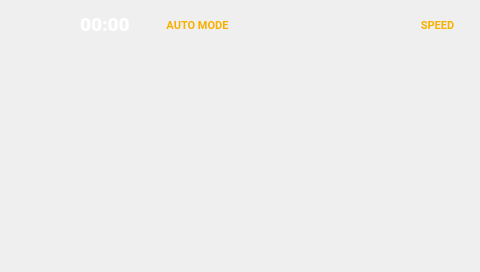
<?xml version="1.0" encoding="UTF-8"?>
<ui version="4.0">
 <class>MainWindow</class>
 <widget class="QMainWindow" name="MainWindow">
  <property name="geometry">
   <rect>
    <x>0</x>
    <y>0</y>
    <width>480</width>
    <height>272</height>
   </rect>
  </property>
  <property name="sizePolicy">
   <sizepolicy hsizetype="Fixed" vsizetype="Fixed">
    <horstretch>0</horstretch>
    <verstretch>0</verstretch>
   </sizepolicy>
  </property>
  <property name="windowTitle">
   <string notr="true">MainWindow</string>
  </property>
  <widget class="QWidget" name="centralwidget">
   <widget class="QWidget" name="title" native="true">
    <property name="geometry">
     <rect>
      <x>0</x>
      <y>0</y>
      <width>480</width>
      <height>49</height>
     </rect>
    </property>
    <property name="sizePolicy">
     <sizepolicy hsizetype="Fixed" vsizetype="Fixed">
      <horstretch>0</horstretch>
      <verstretch>0</verstretch>
     </sizepolicy>
    </property>
    <property name="font">
     <font>
      <pointsize>1</pointsize>
     </font>
    </property>
    <property name="styleSheet">
     <string notr="true">background-image: url(:/title_background/png/title/rectangle.png);</string>
    </property>
    <property name="inputMethodHints">
     <set>Qt::ImhNone</set>
    </property>
    <layout class="QGridLayout" name="gridLayout">
     <property name="rightMargin">
      <number>5</number>
     </property>
     <property name="horizontalSpacing">
      <number>5</number>
     </property>
     <item row="0" column="6">
      <widget class="MyToolButton" name="volume">
       <property name="enabled">
        <bool>true</bool>
       </property>
       <property name="styleSheet">
        <string notr="true">QToolButton{background-color: transparent; border:0; color : white}</string>
       </property>
       <property name="inputMethodHints">
        <set>Qt::ImhNone</set>
       </property>
       <property name="icon">
        <iconset>
         <activeoff>:/sound/png/title/spot-icons-sound-inactive.png</activeoff>
         <activeon>:/sound/png/title/spot-icons-sound-active.png</activeon>
        </iconset>
       </property>
       <property name="iconSize">
        <size>
         <width>24</width>
         <height>18</height>
        </size>
       </property>
       <property name="checkable">
        <bool>true</bool>
       </property>
       <property name="popupMode">
        <enum>QToolButton::InstantPopup</enum>
       </property>
       <property name="toolButtonStyle">
        <enum>Qt::ToolButtonIconOnly</enum>
       </property>
      </widget>
     </item>
     <item row="0" column="4">
      <widget class="MyToolButton" name="wifi">
       <property name="enabled">
        <bool>true</bool>
       </property>
       <property name="styleSheet">
        <string notr="true">QToolButton{background-color: transparent; border:0; color : white}</string>
       </property>
       <property name="inputMethodHints">
        <set>Qt::ImhNone</set>
       </property>
       <property name="icon">
        <iconset>
         <activeoff>:/wifi/png/title/spot-icons-wifi-inactive.png</activeoff>
         <activeon>:/wifi/png/title/spot-icons-wifi-active.png</activeon>
        </iconset>
       </property>
       <property name="iconSize">
        <size>
         <width>24</width>
         <height>18</height>
        </size>
       </property>
       <property name="checkable">
        <bool>true</bool>
       </property>
       <property name="popupMode">
        <enum>QToolButton::InstantPopup</enum>
       </property>
       <property name="toolButtonStyle">
        <enum>Qt::ToolButtonIconOnly</enum>
       </property>
      </widget>
     </item>
     <item row="0" column="0">
      <widget class="QLabel" name="logo">
       <property name="text">
        <string/>
       </property>
       <property name="pixmap">
        <pixmap resource="title.qrc">:/logo/png/title/logo.png</pixmap>
       </property>
       <property name="scaledContents">
        <bool>true</bool>
       </property>
      </widget>
     </item>
     <item row="0" column="10">
      <widget class="QToolButton" name="test_mode">
       <property name="enabled">
        <bool>true</bool>
       </property>
       <property name="sizePolicy">
        <sizepolicy hsizetype="Preferred" vsizetype="Preferred">
         <horstretch>0</horstretch>
         <verstretch>0</verstretch>
        </sizepolicy>
       </property>
       <property name="font">
        <font>
         <family>Roboto</family>
         <pointsize>8</pointsize>
         <weight>75</weight>
         <bold>true</bold>
         <kerning>false</kerning>
        </font>
       </property>
       <property name="styleSheet">
        <string notr="true">QToolButton{background-color: transparent; border:0; color : rgb(248,176,0)}</string>
       </property>
       <property name="inputMethodHints">
        <set>Qt::ImhNone</set>
       </property>
       <property name="text">
        <string>SPEED</string>
       </property>
       <property name="iconSize">
        <size>
         <width>24</width>
         <height>18</height>
        </size>
       </property>
       <property name="checkable">
        <bool>true</bool>
       </property>
       <property name="checked">
        <bool>false</bool>
       </property>
       <property name="popupMode">
        <enum>QToolButton::InstantPopup</enum>
       </property>
       <property name="toolButtonStyle">
        <enum>Qt::ToolButtonIconOnly</enum>
       </property>
      </widget>
     </item>
     <item row="0" column="3">
      <widget class="MyToolButton" name="help">
       <property name="enabled">
        <bool>true</bool>
       </property>
       <property name="font">
        <font>
         <kerning>true</kerning>
        </font>
       </property>
       <property name="styleSheet">
        <string notr="true">QToolButton{background-color: transparent; border:0; color : white}</string>
       </property>
       <property name="inputMethodHints">
        <set>Qt::ImhNone</set>
       </property>
       <property name="icon">
        <iconset>
         <activeoff>:/help/png/title/spot-icons-help-inactive.png</activeoff>
         <activeon>:/help/png/title/spot-icons-help-active.png</activeon>
        </iconset>
       </property>
       <property name="iconSize">
        <size>
         <width>24</width>
         <height>18</height>
        </size>
       </property>
       <property name="checkable">
        <bool>true</bool>
       </property>
       <property name="popupMode">
        <enum>QToolButton::DelayedPopup</enum>
       </property>
       <property name="toolButtonStyle">
        <enum>Qt::ToolButtonIconOnly</enum>
       </property>
      </widget>
     </item>
     <item row="0" column="2">
      <widget class="QLabel" name="chip_mode">
       <property name="sizePolicy">
        <sizepolicy hsizetype="Minimum" vsizetype="Preferred">
         <horstretch>0</horstretch>
         <verstretch>0</verstretch>
        </sizepolicy>
       </property>
       <property name="minimumSize">
        <size>
         <width>45</width>
         <height>0</height>
        </size>
       </property>
       <property name="font">
        <font>
         <family>Roboto</family>
         <pointsize>8</pointsize>
         <weight>75</weight>
         <bold>true</bold>
        </font>
       </property>
       <property name="styleSheet">
        <string notr="true">QLabel{background-color: transparent; border:0; color : rgb(248,176,0)}</string>
       </property>
       <property name="text">
        <string>AUTO MODE</string>
       </property>
       <property name="alignment">
        <set>Qt::AlignCenter</set>
       </property>
       <property name="wordWrap">
        <bool>true</bool>
       </property>
      </widget>
     </item>
     <item row="0" column="9">
      <widget class="MyToolButton" name="profile_icon">
       <property name="enabled">
        <bool>true</bool>
       </property>
       <property name="styleSheet">
        <string notr="true">QToolButton{background-color: transparent; border:0; color : white}</string>
       </property>
       <property name="inputMethodHints">
        <set>Qt::ImhNone</set>
       </property>
       <property name="icon">
        <iconset>
         <activeoff>:/profile/png/title/spot-icons-profile-inactive.png</activeoff>
         <activeon>:/profile/png/title/spot-icons-profile-active.png</activeon>
        </iconset>
       </property>
       <property name="iconSize">
        <size>
         <width>24</width>
         <height>18</height>
        </size>
       </property>
       <property name="checkable">
        <bool>true</bool>
       </property>
       <property name="popupMode">
        <enum>QToolButton::InstantPopup</enum>
       </property>
       <property name="toolButtonStyle">
        <enum>Qt::ToolButtonIconOnly</enum>
       </property>
      </widget>
     </item>
     <item row="0" column="8">
      <widget class="MyToolButton" name="setting">
       <property name="enabled">
        <bool>true</bool>
       </property>
       <property name="styleSheet">
        <string notr="true">QToolButton{background-color: transparent; border:0; color : white}</string>
       </property>
       <property name="inputMethodHints">
        <set>Qt::ImhNone</set>
       </property>
       <property name="icon">
        <iconset>
         <activeoff>:/setting/png/title/spot-icons-settings-inactive.png</activeoff>
         <activeon>:/setting/png/title/spot-icons-settings-active.png</activeon>
        </iconset>
       </property>
       <property name="iconSize">
        <size>
         <width>24</width>
         <height>18</height>
        </size>
       </property>
       <property name="checkable">
        <bool>true</bool>
       </property>
       <property name="popupMode">
        <enum>QToolButton::InstantPopup</enum>
       </property>
       <property name="toolButtonStyle">
        <enum>Qt::ToolButtonIconOnly</enum>
       </property>
      </widget>
     </item>
     <item row="0" column="1">
      <widget class="QLabel" name="time_label">
       <property name="font">
        <font>
         <family>Roboto Black</family>
         <pointsize>14</pointsize>
        </font>
       </property>
       <property name="styleSheet">
        <string notr="true">.QLabel{background-color: transparent; border:0; color :white}</string>
       </property>
       <property name="text">
        <string>00:00</string>
       </property>
      </widget>
     </item>
    </layout>
   </widget>
   <widget class="MyStackedWidget" name="slot_1">
    <property name="geometry">
     <rect>
      <x>0</x>
      <y>49</y>
      <width>96</width>
      <height>224</height>
     </rect>
    </property>
    <property name="sizePolicy">
     <sizepolicy hsizetype="Fixed" vsizetype="Fixed">
      <horstretch>0</horstretch>
      <verstretch>0</verstretch>
     </sizepolicy>
    </property>
    <property name="styleSheet">
     <string notr="true"/>
    </property>
    <property name="currentIndex">
     <number>-1</number>
    </property>
   </widget>
   <widget class="MyStackedWidget" name="slot_2">
    <property name="geometry">
     <rect>
      <x>96</x>
      <y>49</y>
      <width>96</width>
      <height>224</height>
     </rect>
    </property>
    <property name="sizePolicy">
     <sizepolicy hsizetype="Fixed" vsizetype="Fixed">
      <horstretch>0</horstretch>
      <verstretch>0</verstretch>
     </sizepolicy>
    </property>
    <property name="styleSheet">
     <string notr="true"/>
    </property>
    <property name="currentIndex">
     <number>-1</number>
    </property>
   </widget>
   <widget class="MyStackedWidget" name="slot_3">
    <property name="geometry">
     <rect>
      <x>192</x>
      <y>49</y>
      <width>96</width>
      <height>224</height>
     </rect>
    </property>
    <property name="sizePolicy">
     <sizepolicy hsizetype="Fixed" vsizetype="Fixed">
      <horstretch>0</horstretch>
      <verstretch>0</verstretch>
     </sizepolicy>
    </property>
    <property name="styleSheet">
     <string notr="true"/>
    </property>
    <property name="currentIndex">
     <number>-1</number>
    </property>
   </widget>
   <widget class="MyStackedWidget" name="slot_4">
    <property name="geometry">
     <rect>
      <x>288</x>
      <y>49</y>
      <width>96</width>
      <height>224</height>
     </rect>
    </property>
    <property name="sizePolicy">
     <sizepolicy hsizetype="Fixed" vsizetype="Fixed">
      <horstretch>0</horstretch>
      <verstretch>0</verstretch>
     </sizepolicy>
    </property>
    <property name="styleSheet">
     <string notr="true"/>
    </property>
    <property name="currentIndex">
     <number>-1</number>
    </property>
   </widget>
   <widget class="MyStackedWidget" name="slot_5">
    <property name="geometry">
     <rect>
      <x>384</x>
      <y>49</y>
      <width>96</width>
      <height>224</height>
     </rect>
    </property>
    <property name="sizePolicy">
     <sizepolicy hsizetype="Fixed" vsizetype="Fixed">
      <horstretch>0</horstretch>
      <verstretch>0</verstretch>
     </sizepolicy>
    </property>
    <property name="styleSheet">
     <string notr="true"/>
    </property>
    <property name="currentIndex">
     <number>-1</number>
    </property>
   </widget>
  </widget>
 </widget>
 <customwidgets>
  <customwidget>
   <class>MyToolButton</class>
   <extends>QToolButton</extends>
   <header>MyToolButton</header>
  </customwidget>
  <customwidget>
   <class>MyStackedWidget</class>
   <extends>QStackedWidget</extends>
   <header location="global">MyStackedWidget</header>
   <container>1</container>
  </customwidget>
 </customwidgets>
 <resources>
  <include location="title.qrc"/>
 </resources>
 <connections/>
</ui>
